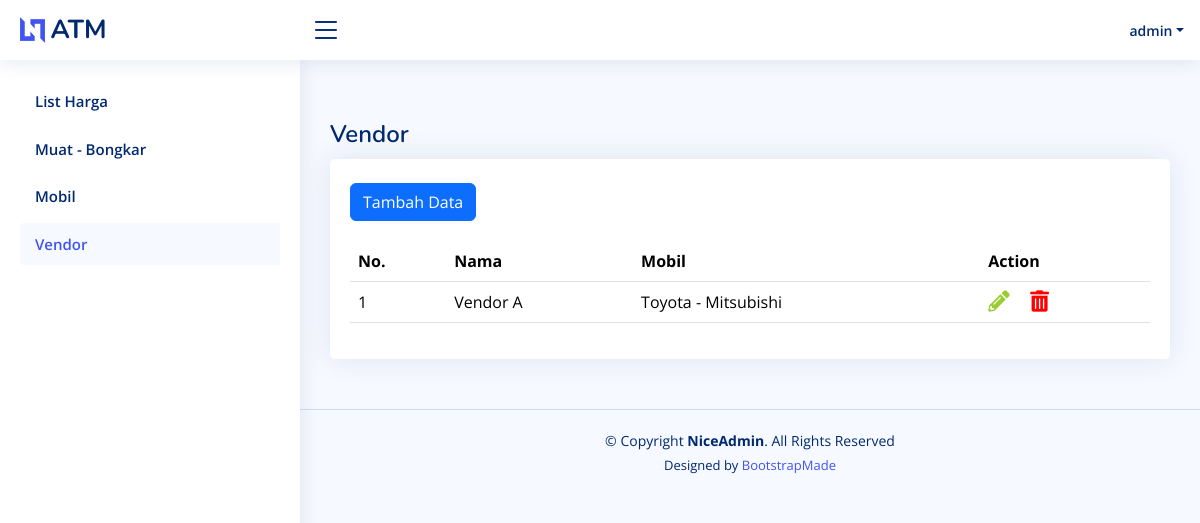
Before: /vendor.php (signed in) with the older database file.
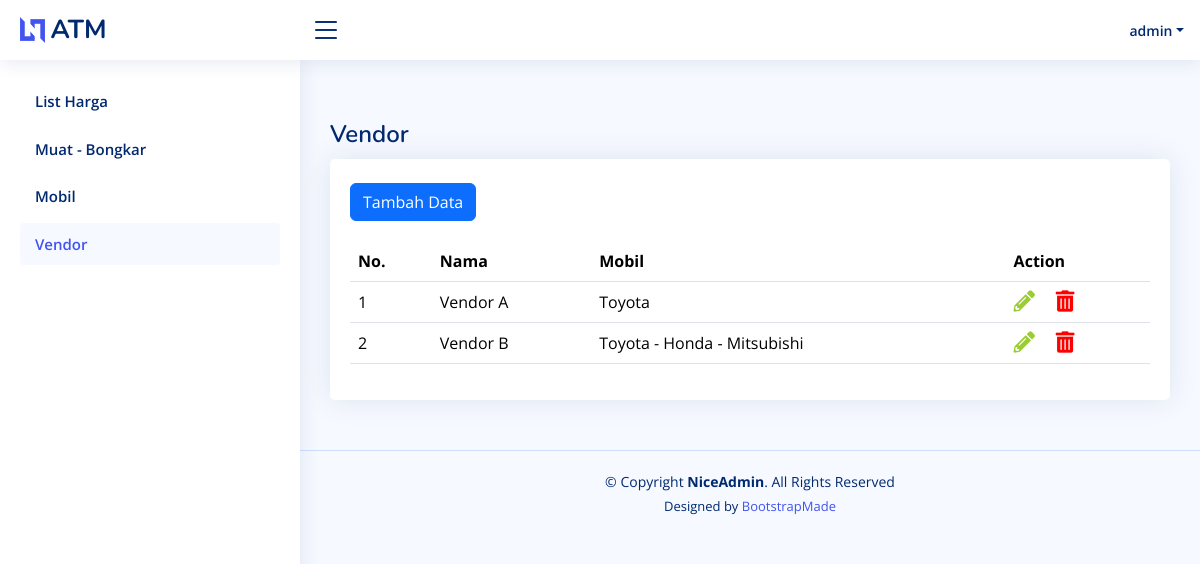
After: the same page with the newer database file.
### tables this page shows
CREATE TABLE `vendor` (
  `id` int(11) NOT NULL,
  `created_date` timestamp NOT NULL DEFAULT current_timestamp(),
  `modified_date` timestamp NOT NULL DEFAULT current_timestamp() ON UPDATE current_timestamp(),
  `secure_id` varchar(52) NOT NULL,
  `nama` varchar(100) NOT NULL,
  `mobil_id` varchar(100) NOT NULL COMMENT '["1","2"]'
);

### layout/navlinks.php (called while the page is built, shortened)
<?php
$nav_links = [
    ['url' => 'index.php', 'text' => 'List Harga'],
    ['url' => 'muat_bongkar.php', 'text' => 'Muat - Bongkar'],
    ['url' => 'mobil.php', 'text' => 'Mobil'],
    ['url' => 'vendor.php', 'text' => 'Vendor'],
];
?>

### api/get_vendor.php (called while the page is built, shortened)
<?php
require 'config/db.php';
if ($_SERVER["REQUEST_METHOD"] == "GET") {
    try{
        $sql = 'SELECT * FROM vendor';
        $stmt = $db->query($sql);
        $vendor = $stmt->fetchAll();
        $i = 0;
        foreach($vendor as $v) {
            $mobilIds = json_decode($v['mobil_id']);
            $mobilNames = array();
            foreach ($mobilIds as $mobilId) {
                $sql = "SELECT nama FROM mobil WHERE id = ".$mobilId;
                $stmt = $db->query($sql);
                $mobil = $stmt->fetchColumn();
                if ($mobil) {
                    $mobilNames[] = $mobil;
                }
            }
            $mobilNamesCombined = implode(" - ", $mobilNames);
            $vendor[$i]['mobil'] = $mobilNamesCombined;
            $i++;
        }
    } catch(PDOException $e){
        echo "Connection failed: " . $e->getMessage();
    }
}
?>

### vendor.php (the view, shortened to what this page needs)
<?php
require 'layout/header.php';
require 'layout/navbar.php';
require 'layout/sidebar.php';
require 'api/get_vendor.php';
?>
  <main id="main" class="main">
    <div class="pagetitle">
      <h1>Vendor</h1>
    </div>
    <section class="section">
      <div class="row">
        <div class="col-lg-12">
          <div class="card">
            <div class="card-body" style="padding-top:3dvh;">
              <a href="upsert_vendor.php" class="btn btn-primary" style="margin-bottom:20px;">Tambah Data</a>
              <table class="table datatable" id="dataTable">
                <thead>
                  <tr>
                    <th>No.</th>
                    <th>Nama</th>
                    <th>Mobil</th>
                    <?php if ($_SESSION['role'] != "MEMBER"):?>
                    <th>Action</th>
                    <?php endif;?>
                  </tr>
                </thead>
                <tbody>
                  <?php
                  foreach($vendor as $i=>$v):
                    echo '<tr>';
                      echo '<td>'.sprintf("%d", $i+1).'</td>';
                      echo '<td>'.$v['nama'].'</td>';
                      echo '<td>'.$v['mobil'].'</td>';
                      if ($_SESSION['role'] != "MEMBER"):
                      echo '<td>';
                      echo '<a class="edit-btn" href="upsert_vendor.php?q='.$v['secure_id'].'"><i class="fas fa-lg fa-pencil-alt"></i></a>';
                      echo '<a class="delete-btn" data-secure-id="'.$v['secure_id'].'"><i class="fas fa-lg fa-trash-alt"></i></a>';
                      echo '</td>';
                      endif;
                    echo '</tr>';
                  endforeach;
                  ?>
                </tbody>
              </table>
            </div>
          </div>
        </div>
      </div>
    </section>
  </main>
  <?php
  require 'layout/footer.php';

### layout/sidebar.php
  <?php
      require 'navlinks.php';
      $current_page = basename($_SERVER['PHP_SELF']);
  ?>
<aside id="sidebar" class="sidebar">
  <ul class="sidebar-nav" id="sidebar-nav">
      <?php foreach ($nav_links as $link): ?>
          <li class="nav-item">
              <a class="nav-link <?php echo ($current_page != $link['url']) ? 'collapsed' : ''; ?>" href="<?php echo $link['url']; ?>" >
                  <span><?php echo $link['text']; ?></span>
              </a>
          </li>
      <?php endforeach; ?>
  </ul>
</aside>

Changed rows visible on the page:
changed vendor "Vendor A": mobil "Toyota - Mitsubishi" → "Toyota"
added vendor: nama "Vendor B", mobil "Toyota - Honda - Mitsubishi"
